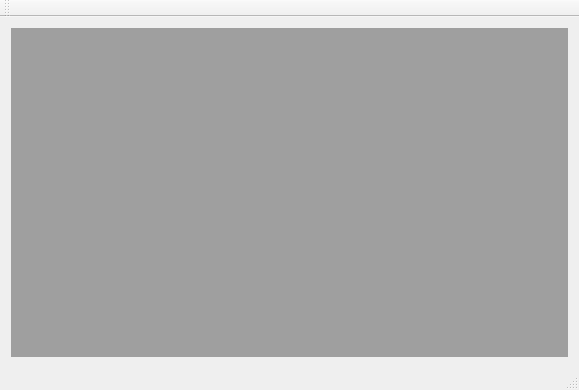
<?xml version="1.0" encoding="UTF-8"?>
<ui version="4.0">
 <class>MainWindow</class>
 <widget class="QMainWindow" name="MainWindow">
  <property name="geometry">
   <rect>
    <x>0</x>
    <y>0</y>
    <width>579</width>
    <height>390</height>
   </rect>
  </property>
  <property name="windowTitle">
   <string>MainWindow</string>
  </property>
  <widget class="QWidget" name="centralWidget">
   <layout class="QGridLayout" name="gridLayout">
    <item row="0" column="0">
     <widget class="QMdiArea" name="mdiArea"/>
    </item>
   </layout>
  </widget>
  <widget class="QMenuBar" name="menuBar">
   <property name="geometry">
    <rect>
     <x>0</x>
     <y>0</y>
     <width>579</width>
     <height>23</height>
    </rect>
   </property>
  </widget>
  <widget class="QToolBar" name="mainToolBar">
   <attribute name="toolBarArea">
    <enum>TopToolBarArea</enum>
   </attribute>
   <attribute name="toolBarBreak">
    <bool>false</bool>
   </attribute>
  </widget>
  <widget class="QStatusBar" name="statusBar"/>
 </widget>
 <layoutdefault spacing="6" margin="11"/>
 <resources/>
 <connections/>
</ui>
